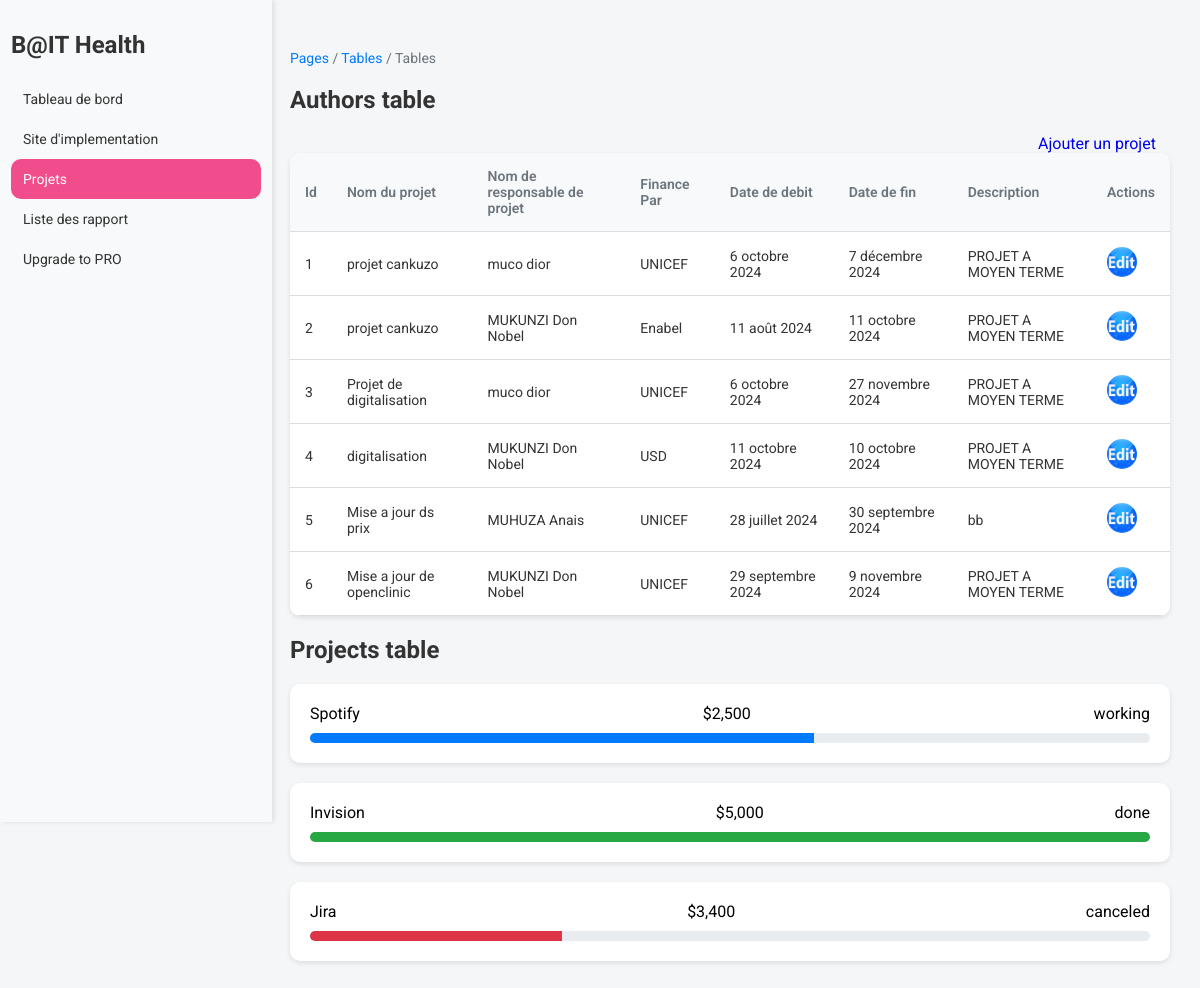
The app's page /projet/ (signed in) with its own data.
### App/models.py (models this page shows, shortened)
class Projet(models.Model):
    nom_projet=models.CharField(max_length=100,null=True)
    responsable_projet=models.ForeignKey(Personnel,on_delete=models.CASCADE,null=True)
    finance_par=models.ForeignKey(Financement,on_delete=models.CASCADE,null=True)
    date_debut=models.DateField(null=True)
    date_fin=models.DateField()
    description_projet=models.CharField(max_length=100,null=True)
    STATUS_CHOICES = [
        ('en_cours', 'En cours'),
        ('termine', 'Terminé'),
    ]
    status = models.CharField(max_length=20, choices=STATUS_CHOICES, default='en_cours')

class Personnel(models.Model):
    user=models.OneToOneField(User, on_delete=models.CASCADE,related_name="personnel_user")
    nom_prenom=models.CharField(max_length=100,blank=True, null=True)
    date_naissance =models.DateField(default=datetime.now,null=True)
    genre =models.CharField(max_length=100,null=True)
    role = models.CharField(max_length=50, null=True,choices=[('Choisisez','Choisisez'),('Chef', 'Chef'), ('Responsable', 'Responsable'),('Technicien','Technicien')])
    telephone =models.CharField(max_length=100,null=True)
    address=models.CharField(max_length=100, null = True)
    date_enre=models.DateField(default=datetime.now,null=True)

class Financement(models.Model):
    nom_societe=models.CharField(max_length=100,null=True)
    date_debut=models.DateField(null=True)
    date_fin=models.DateField()

### App/views.py (the view)
# urls.py: path('projet/',views.liste_des_projets,name='listedesprojet'),
def liste_des_projets(request):
    projets = Projet.objects.all()
    is_chef = request.user.groups.filter(name='Chef').exists()
    is_admin = request.user.groups.filter(name='Admin').exists() or request.user.is_superuser
    context = {
        'projets': projets,
        'is_chef': is_chef,
        'is_admin': is_admin,
    }
    return render(request, 'projet.html', context)

### App/templates/projet.html (shortened to what this page needs)
{% block content %}
{% load static %}
<!DOCTYPE html>
<html lang="en">
<head>
    <link rel="stylesheet" href="{% static 'css/styl.css' %}">
</head>
<body>
    <div class="sidebar">
        <h2>B@IT Health</h2>
        <nav style="text-decoration: none;">
             <a href="{% url 'tableaubord' %}"> Tableau de bord</a>
            <a href="{% url 'liste_site' %}">Site d'implementation </a>
            <a href="#" class="active"> Projets </a>
            <a href="{% url 'listerapport' %}"> Liste des rapport</a>
        </nav>
        <div class="sidebar-footer">
            <a href="#" class="upgrade-btn">Upgrade to PRO</a>
        </div>
    </div>
    <div class="table-container">
        <div class="breadcrumb">
            <a href="#">Pages</a> / <a href="#">Tables</a> / Tables
        </div>
        <h2>Authors table</h2>
        <table class="table">
            {% if is_chef or is_admin %}
            <a href="{% url 'creer' %}" class="btn">Ajouter un projet</a>
            {% endif %}
            <thead>
                <tr>
                    <th>Id</th>
                    <th>Nom du projet</th>
                    <th>Nom de responsable de projet</th>
                    <th>Finance Par</th>
                    <th>Date de debit</th>
                    <th>Date de fin</th>
                    <th>Description</th>
                    {% if is_chef or is_admin %}
                    <th>Actions</th>
                    {% endif %}
                </tr>
            </thead>
        <tbody>
        {% for projet in projets %}
                <tr>
                    <td>{{projet.id}}</td>
                    <td>{{ projet.nom_projet}} </td>
                    <td>{{ projet.responsable_projet.nom_prenom}}</td>
                    <td>{{ projet.finance_par.nom_societe}}</td>
                    <td>{{ projet.date_debut}}</td>
                    <td>{{ projet.date_fin}}</td>
                    <td>{{ projet.description_projet}}</td>
                    {% if is_chef or is_admin %}
                    <td><a href="{% url 'editprojet' projet.pk %}"><img style="width: 30px;height: 30px; border-radius :50px;" src="{% static 'media/modif.png' %}" alt=""></a>
                    {% endif %}
                </tr>
        {% endfor %}
    </tbody>
</table>
<h2>Projects table</h2>
<div class="card">
    <div class="project-status">
        <span>Spotify</span>
        <span>$2,500</span>
        <span>working</span>
    </div>
    <div class="progress-bar">
        <span class="working"></span>
    </div>
</div>
<div class="card">
    <div class="project-status">
        <span>Invision</span>
        <span>$5,000</span>
        <span>done</span>
    </div>
    <div class="progress-bar">
        <span class="done"></span>
    </div>
</div>
<div class="card">
    <div class="project-status">
        <span>Jira</span>
        <span>$3,400</span>
        <span>canceled</span>
    </div>
    <div class="progress-bar">
        <span class="canceled"></span>
    </div>
</div>
</div>
</body>
</html>
{% endblock %}

### App/static/css/styl.css (style rules this page uses)
.sidebar { background-color: #f8f9fa; width: 250px; height: 100vh; position: fixed; left: 0; top: 0; padding: 11px; box-shadow: 2px 0 5px rgba(0, 0, 0, 0.1); }
.sidebar a { display: block; color: #333; padding: 12px; text-decoration: none; font-size: 14px; transition: background-color 0.3s ease; }
.sidebar .active { background-color: #f14c8b; color: white; border-radius: 10px; }
.table-container { margin-left: 260px; padding: 30px; }
.table { width: 100%; border-collapse: collapse; background-color: #fff; border-radius: 10px; overflow: hidden; box-shadow: 0 2px 5px rgba(0, 0, 0, 0.1); }
.table thead { background-color: #f8f9fa; }
.table th, .table td { padding: 15px; text-align: left; font-size: 14px; border-bottom: 1px solid #ddd; }
.table th { color: #6c757d; font-weight: 600; }
.table td { color: #333; }
.table td img { border-radius: 50%; width: 40px; height: 40px; }
.card { background-color: #fff; border-radius: 10px; padding: 20px; box-shadow: 0 2px 5px rgba(0, 0, 0, 0.1); margin-bottom: 20px; }
.project-status { display: flex; justify-content: space-between; align-items: center; margin-bottom: 10px; }
.progress-bar { width: 100%; height: 10px; border-radius: 5px; background-color: #e9ecef; overflow: hidden; }
.progress-bar span { display: block; height: 100%; }
.progress-bar span.working { width: 60%; background-color: #007bff; }
.progress-bar span.done { width: 100%; background-color: #28a745; }
.progress-bar span.canceled { width: 30%; background-color: #dc3545; }
body { font-family: 'Roboto', sans-serif; background-color: #f4f6f8; margin: 0; padding: 0; }
h2 { font-size: 24px; color: #333; margin-bottom: 20px; }
.breadcrumb { margin-bottom: 20px; font-size: 14px; color: #6c757d; }
.breadcrumb a { color: #007bff; text-decoration: none; }
.table-container { margin-top: 20px; }
.btn { margin-left: 85%;text-decoration: none; }

### records on screen
Projet: id "1", nom_projet "projet cankuzo", responsable_projet.nom_prenom "muco dior", finance_par.nom_societe "UNICEF", date_debut "6 octobre 2024", date_fin "7 décembre 2024", description_projet "PROJET A MOYEN TERME"
Projet: id "2", nom_projet "projet cankuzo", responsable_projet.nom_prenom "MUKUNZI Don Nobel", finance_par.nom_societe "Enabel", date_debut "11 août 2024", date_fin "11 octobre 2024", description_projet "PROJET A MOYEN TERME"
Projet: id "3", nom_projet "Projet de digitalisation", responsable_projet.nom_prenom "muco dior", finance_par.nom_societe "UNICEF", date_debut "6 octobre 2024", date_fin "27 novembre 2024", description_projet "PROJET A MOYEN TERME"
Projet: id "4", nom_projet "digitalisation", responsable_projet.nom_prenom "MUKUNZI Don Nobel", finance_par.nom_societe "USD", date_debut "11 octobre 2024", date_fin "10 octobre 2024", description_projet "PROJET A MOYEN TERME"
Projet: id "5", nom_projet "Mise a jour ds prix", responsable_projet.nom_prenom "MUHUZA Anais", finance_par.nom_societe "UNICEF", date_debut "28 juillet 2024", date_fin "30 septembre 2024", description_projet "bb"
Projet: id "6", nom_projet "Mise a jour de openclinic", responsable_projet.nom_prenom "MUKUNZI Don Nobel", finance_par.nom_societe "UNICEF", date_debut "29 septembre 2024", date_fin "9 novembre 2024", description_projet "PROJET A MOYEN TERME"
